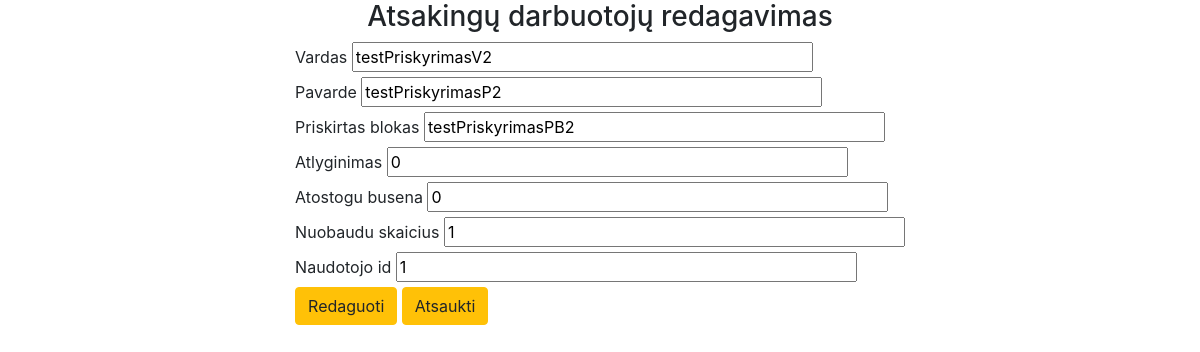
The page /Gamybos-valdymas/Views/Atsakingu-darbuotoju-redagavimas.php?asmens_kodas=1 on the database its author committed.
### tables this page shows
CREATE TABLE `atsakingas_darbuotojas` (
  `vardas` varchar(255) DEFAULT NULL,
  `pavarde` varchar(255) DEFAULT NULL,
  `priskirtas_blokas` varchar(255) DEFAULT NULL,
  `asmens_kodas` int(11) NOT NULL,
  `atlyginimas` float DEFAULT NULL,
  `atostogu_busena` tinyint(1) DEFAULT NULL,
  `nuobaudu_skaicius` int(11) DEFAULT NULL,
  `fk_Naudotojasid_Naudotojas` int(11) NOT NULL
);

### Gamybos-valdymas/Controllers/atsakingas_darbuotojas_controller.php (called while the page is built, shortened)
<?php
require_once("../../connection.php");
$stmt = $pdo->query("SELECT * from atsakingas_darbuotojas");
$rows = $stmt->fetchAll(PDO::FETCH_ASSOC);
$atsakingi_darbuotojai = [];
foreach($rows as $row)
{
    $atsakingas_darbuotojas = new AtsakingasDarbuotojas();
    $atsakingas_darbuotojas->vardas = htmlentities($row["vardas"]);
    $atsakingas_darbuotojas->pavarde = htmlentities($row["pavarde"]);
    $atsakingas_darbuotojas->priskirtas_blokas = htmlentities($row["priskirtas_blokas"]);
    $atsakingas_darbuotojas->atlyginimas = htmlentities($row["atlyginimas"]);
    $atsakingas_darbuotojas->atostogu_busena = htmlentities($row["atostogu_busena"]);
    $atsakingas_darbuotojas->nuobaudu_skaicius = htmlentities($row["nuobaudu_skaicius"]);
    $atsakingas_darbuotojas->naudotojo_id = htmlentities($row["fk_Naudotojasid_Naudotojas"]);
}

### Gamybos-valdymas/Views/Atsakingu-darbuotoju-redagavimas.php (the view, shortened to what this page needs)
<?php
require_once("../Controllers/atsakingas_darbuotojas_controller.php");
foreach($atsakingi_darbuotojai as $ad)
{
    if ($ad->asmens_kodas == $_GET['asmens_kodas'])
    {
        $rad = $ad;
        break;
    }
}
?>
<!DOCTYPE html>
<html lang="en">
<head>
    <link rel="stylesheet" href="https://cdn.jsdelivr.net/npm/bootstrap@4.5.3/dist/css/bootstrap.min.css">
</head>
<body>
    <h3 class="header">Atsakingų darbuotojų redagavimas</h3>
    <div class="container">
        <form method="post">
        <label>Vardas</label>
        <input type="text" size="40" name="vardas" value="<?= $rad->vardas ?>"><br/>
        <label>Pavarde</label>
        <input type="text" size="40" name="pavarde" value="<?= $rad->pavarde ?>"><br/>
        <label>Priskirtas blokas</label>
        <input type="text" size="40" name="priskirtas_blokas" value="<?= $rad->priskirtas_blokas ?>"><br/>
        <label>Atlyginimas</label>
        <input type="text" size="40" name="atlyginimas" value="<?= $rad->atlyginimas ?>"><br/>
        <label>Atostogu busena</label>
        <input type="text" size="40" name="atostogu_busena" value="<?= $rad->atostogu_busena ?>"><br/>
        <label>Nuobaudu skaicius</label>
        <input type="text" size="40" name="nuobaudu_skaicius" value="<?= $rad->nuobaudu_skaicius ?>"><br/>
        <label>Naudotojo id</label>
        <input type="text" size="40" name="naudotojo_id" value="<?= $rad->naudotojo_id ?>"><br/>
        <button type="submit" class="btn btn-warning" name="Edit">Redaguoti</button>
        <button type="submit" class="btn btn-warning" name="cancel">Atsaukti</button>
        </form>
    </div>
</body>
</html>

### Gamybos-valdymas/Views/Atsakingu-darbuotoju-redagavimas.php (style rules this page uses)
html, body { height: 100%; }
.container { display: flex; justify-content: center; align-items: center; }
.header { text-align: center; }

### rows shown on the page
atsakingas_darbuotojas: vardas "testPriskyrimasV2", pavarde "testPriskyrimasP2", priskirtas_blokas "testPriskyrimasPB2", atlyginimas "0", atostogu_busena "0", nuobaudu_skaicius "1", naudotojo_id "1"
